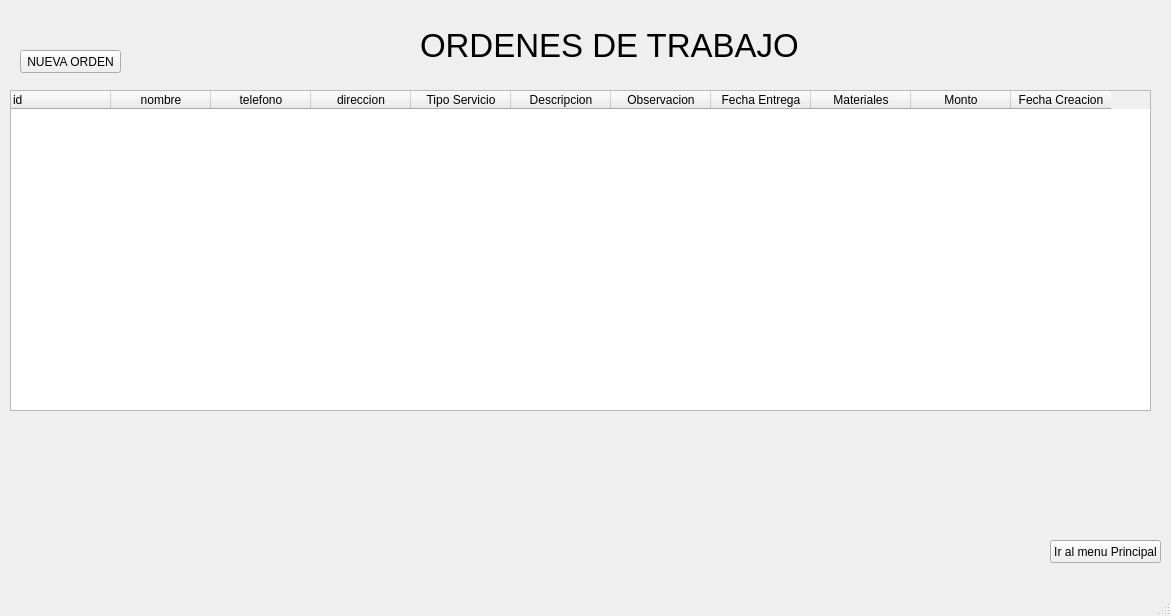
<?xml version="1.0" encoding="UTF-8"?>
<ui version="4.0">
 <class>ventanaOrdenTrabajo</class>
 <widget class="QMainWindow" name="ventanaOrdenTrabajo">
  <property name="geometry">
   <rect>
    <x>0</x>
    <y>0</y>
    <width>1171</width>
    <height>616</height>
   </rect>
  </property>
  <property name="windowTitle">
   <string>Ordenes de Trabajo</string>
  </property>
  <widget class="QWidget" name="centralwidget">
   <widget class="QPushButton" name="nuevaOrdenBoton">
    <property name="geometry">
     <rect>
      <x>20</x>
      <y>50</y>
      <width>101</width>
      <height>23</height>
     </rect>
    </property>
    <property name="text">
     <string>NUEVA ORDEN</string>
    </property>
   </widget>
   <widget class="QLabel" name="label">
    <property name="geometry">
     <rect>
      <x>420</x>
      <y>30</y>
      <width>451</width>
      <height>31</height>
     </rect>
    </property>
    <property name="font">
     <font>
      <pointsize>25</pointsize>
     </font>
    </property>
    <property name="text">
     <string>ORDENES DE TRABAJO</string>
    </property>
   </widget>
   <widget class="QTableWidget" name="tableWidgetOrdenes">
    <property name="geometry">
     <rect>
      <x>10</x>
      <y>90</y>
      <width>1141</width>
      <height>321</height>
     </rect>
    </property>
    <column>
     <property name="text">
      <string>id</string>
     </property>
     <property name="textAlignment">
      <set>AlignLeading|AlignVCenter</set>
     </property>
    </column>
    <column>
     <property name="text">
      <string>nombre</string>
     </property>
    </column>
    <column>
     <property name="text">
      <string>telefono</string>
     </property>
    </column>
    <column>
     <property name="text">
      <string>direccion</string>
     </property>
    </column>
    <column>
     <property name="text">
      <string>Tipo Servicio</string>
     </property>
    </column>
    <column>
     <property name="text">
      <string>Descripcion</string>
     </property>
    </column>
    <column>
     <property name="text">
      <string>Observacion</string>
     </property>
    </column>
    <column>
     <property name="text">
      <string>Fecha Entrega</string>
     </property>
    </column>
    <column>
     <property name="text">
      <string>Materiales</string>
     </property>
    </column>
    <column>
     <property name="text">
      <string>Monto</string>
     </property>
    </column>
    <column>
     <property name="text">
      <string>Fecha Creacion</string>
     </property>
    </column>
   </widget>
   <widget class="QPushButton" name="irAlMenu">
    <property name="geometry">
     <rect>
      <x>1050</x>
      <y>540</y>
      <width>111</width>
      <height>23</height>
     </rect>
    </property>
    <property name="text">
     <string>Ir al menu Principal</string>
    </property>
   </widget>
  </widget>
  <widget class="QMenuBar" name="menubar">
   <property name="geometry">
    <rect>
     <x>0</x>
     <y>0</y>
     <width>1171</width>
     <height>21</height>
    </rect>
   </property>
  </widget>
  <widget class="QStatusBar" name="statusbar"/>
 </widget>
 <resources/>
 <connections/>
</ui>
